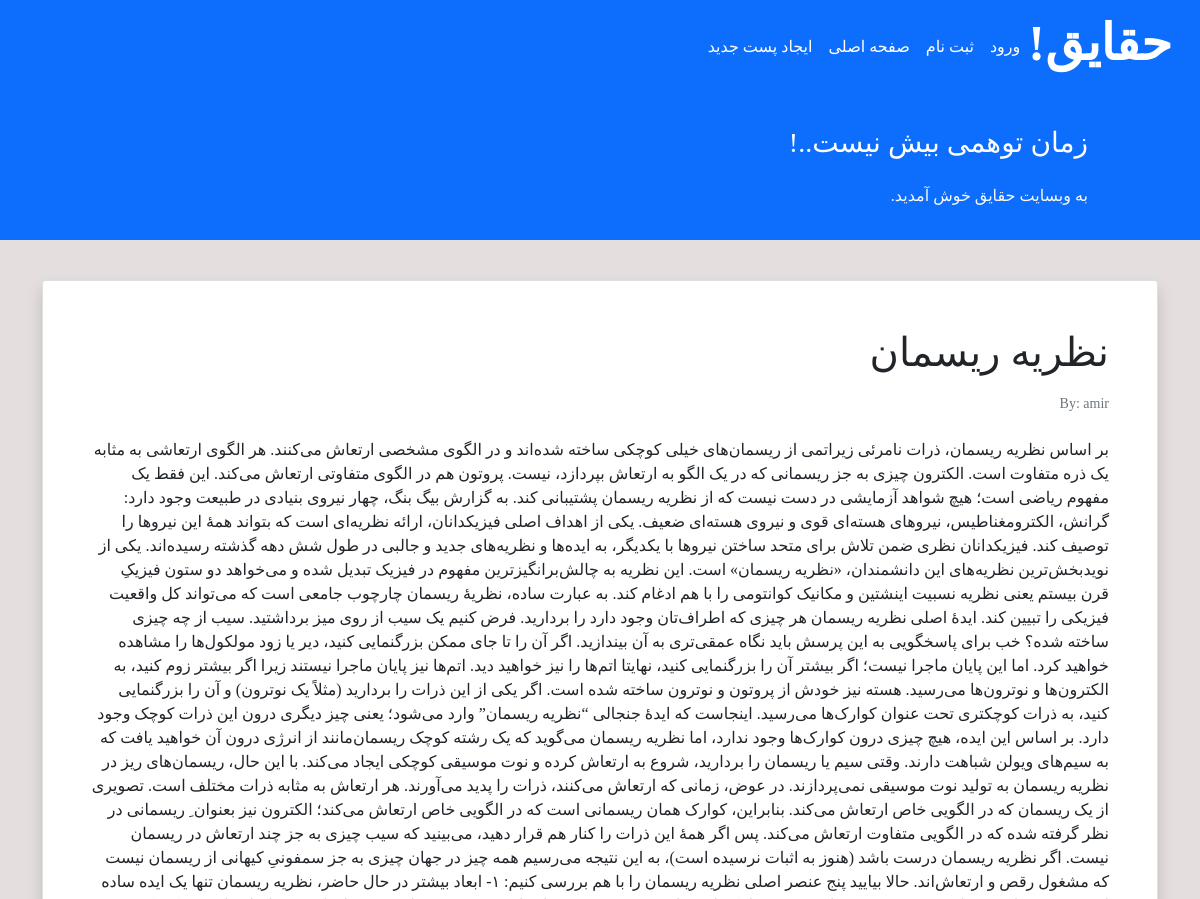
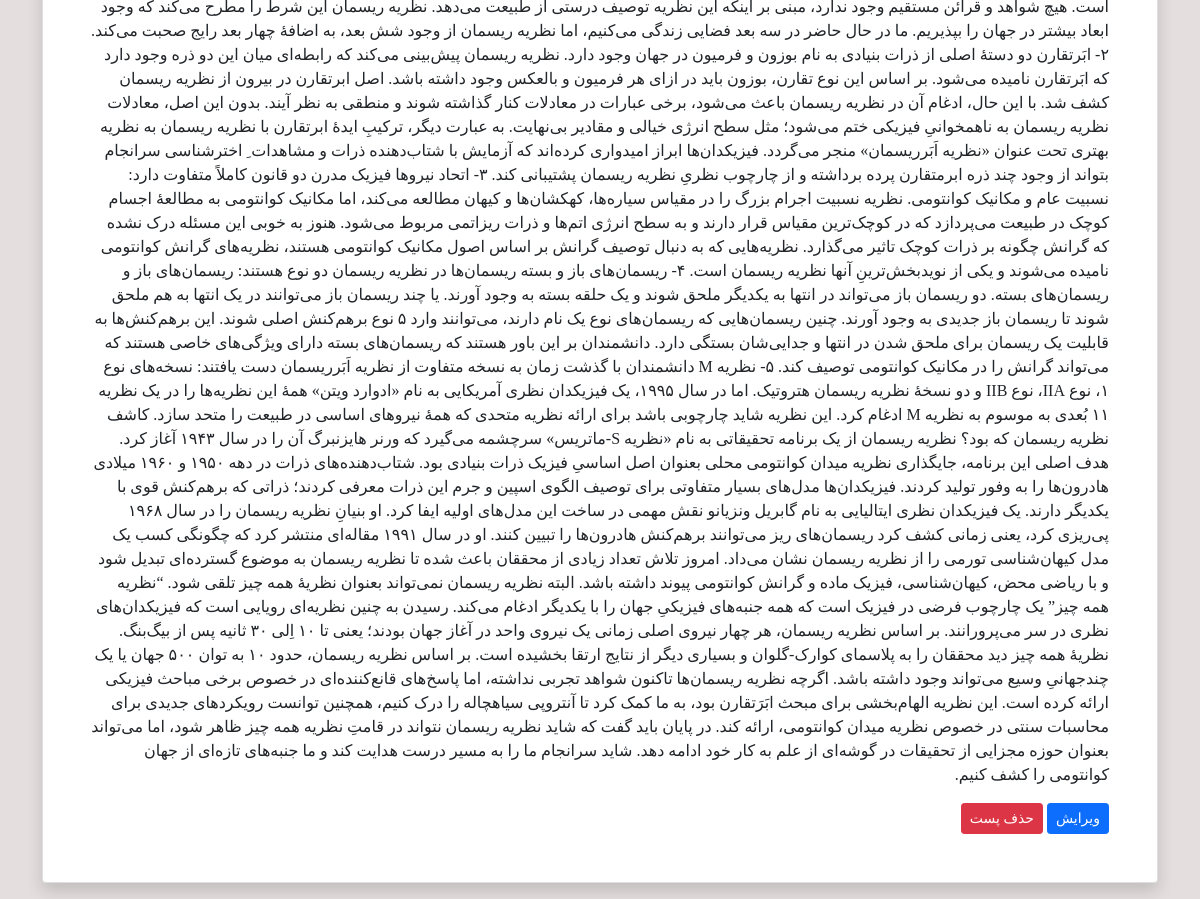
The page /detail/17/ on the database its author committed (2 pictures, top to bottom).
### theory/models.py (models this page shows, shortened)
class Post(models.Model):
    STATUS_CHOICES=(
        ('pub', 'Published'),
        ('drf', 'Draft'),
    )
    title=models.CharField(max_length=100)
    text=models.TextField()
    author=models.ForeignKey('auth.User', on_delete=models.CASCADE)
    datetime_created=models.DateTimeField(auto_now_add=True)
    datetime_modified=models.DateTimeField(auto_now=True)
    status=models.CharField(choices=STATUS_CHOICES, max_length=3)

### theory/views.py (the view)
# urls.py: path('detail/<int:pk>/', views.PostDetailView.as_view(), name='post_detail'),
class PostDetailView(generic.DetailView):
    template_name = 'theory/post_detail.html'
    model = Post
    context_object_name = 'post'

### theory/templates/theory/post_detail.html (shortened to what this page needs)
{% extends '_base.html' %}
{% block content %}
    <div class="container mt-4">
        <div class="row">
            <div class="col-12">
                <div class="card shadow my-3 p-5">
                    <h1>{{ post.title }}</h1>
                    <p class="small text-muted mt-2">By: {{ post.author }}</p>
                    <p class="mt-2">{{ post.text }}</p>
                    <div>
                        <a href="{% url 'post_update' post.id %}" class="btn btn-sm btn-primary">ویرایش</a>
                        <a href="{% url 'post_delete' post.id %}" class="btn btn-sm btn-danger">حذف پست</a>
                    </div>
                </div>
            </div>
        </div>
    </div>
{% endblock content %}

### templates/_base.html (style rules this page uses)
body { font-family: 'Irancell' !important; }

### rows shown on the page
Post: title "نظریه ریسمان", author "amir", text "بر اساس نظریه ریسمان، ذرات نامرئی زیراتمی از ریسمان‌های خیلی کوچکی ساخته‌ شده‌اند و در الگوی مشخصی ارتعاش می‌کنند. هر الگوی ارتعاشی به مثابه یک ذره متفاوت است. الکترون چیزی به جز ریسمانی که در یک الگو به ارتعاش بپردازد، نیست. پروتون هم در الگوی متفاوتی ارتعاش می‌کند. این فقط یک مفهوم ریاضی است؛ هیچ شواهد آزمایشی در دست نیست که از نظریه ریسمان پشتیبانی کند. به گزارش بیگ بنگ، چهار نیروی بنیادی در طبیعت وجود دارد: گرانش، الکترومغناطیس، نیروهای هسته‌ای قوی و نیروی هسته‌ای ضعیف. یکی از اهداف اصلی فیزیکدانان، ارائه نظریه‌ای است که بتواند همۀ این نیروها را توصیف کند. فیزیکدانان نظری ضمن تلاش برای متحد ساختن نیروها با یکدیگر، به ایده‌ها و نظریه‌های جدید و جالبی در طول شش دهه گذشته رسیده‌اند. یکی از…"
